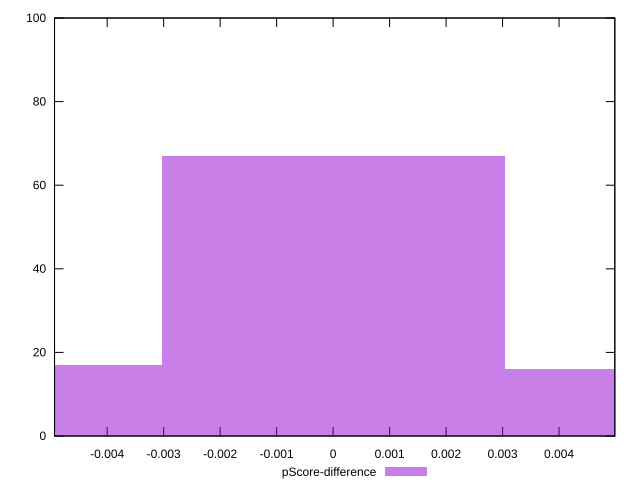

Write gnuplot code to recreate this figure.
reset

$pScoreDifference <<EOF
0.006074083156703757 16
0 67
-0.006074083156703757 17
EOF

set key outside below
set boxwidth 0.006074083156703757
set xrange [-0.004931822957321863:0.004987242767658051]
set yrange [0:100]
set trange [0:100]
set style fill transparent solid 0.5 noborder
set terminal svg size 640, 490 enhanced background rgb 'white'
set output "reports/report_00028_2021-02-24T12-49-42.674Z/max-potential-fid/samples/agenda/pScore-difference/histogram.svg"

plot $pScoreDifference title "pScore-difference" with boxes

reset
